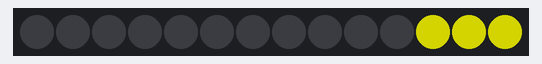
The sketch below on a simulated Arduino Uno, built for the host (arithmetic inside an expression is 32-bit, double 64-bit). Parts: 14 RGB LEDs in strip order, left to right. Dim RGB values are drawn brighter than linear; random numbers use the default seed unless the sketch sets one.

Above: at 2.17 s.
At 6.84 s:
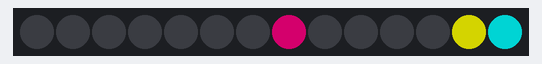
At 11.65 s:
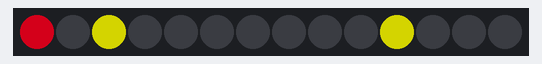
At 20.05 s:
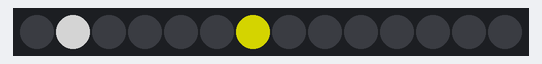
At 29.3 s:
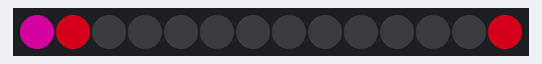
At 39.25 s:
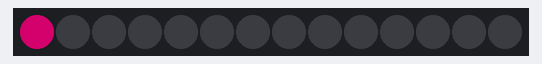

The sketch:

juggle.ino
```cpp
/* Juggle

By: Originally by Mark Kriegsman

Modified By: Andrew Tuline

Date: February 2015

Juggle just moves some balls back and forth. A single ball could be a Cylon effect. I've added several variables to this simple routine.

*/


#include "FastLED.h"

#if FASTLED_VERSION < 3001000
#error "Requires FastLED 3.1 or later; check github for latest code."
#endif

// Fixed definitions cannot change on the fly.
#define LED_DT 4                                             // Data pin to connect to the strip.
#define LED_CK 3                                             // Clock pin for the strip.
#define LED_TYPE APA102
#define COLOR_ORDER BGR
#define NUM_LEDS    14


// Initialize changeable global variables.
uint8_t max_bright = 128;                                     // Overall brightness definition. It can be changed on the fly.

struct CRGB leds[NUM_LEDS];                                   // Initialize our LED array.

// Routine specific variables
uint8_t    numdots =   4;                                     // Number of dots in use.
uint8_t   faderate =   2;                                     // How long should the trails be. Very low value = longer trails.
uint8_t     hueinc =  16;                                     // Incremental change in hue between each dot.
uint8_t    thishue =   0;                                     // Starting hue.
uint8_t     curhue =   0;                                     // The current hue
uint8_t    thissat = 255;                                     // Saturation of the colour.
uint8_t thisbright = 255;                                     // How bright should the LED/display be.
uint8_t   basebeat =   5;                                     // Higher = faster movement.


void setup() {
  delay(1000);                                                // Power-up safety delay or something like that.
  Serial.begin(57600);

  //  LEDS.addLeds<LED_TYPE, LED_DT, COLOR_ORDER>(leds, NUM_LEDS);    // Use this for WS2812B
  LEDS.addLeds<LED_TYPE, LED_DT, LED_CK, COLOR_ORDER>(leds, NUM_LEDS);  // Use this for WS2801 or APA102

  FastLED.setBrightness(max_bright);
  set_max_power_in_volts_and_milliamps(5, 500);               // FastLED power management set at 5V, 500mA.
} // setup()


void loop() {
  ChangeMe();
  juggle();
  show_at_max_brightness_for_power();                         // Power managed display of LED's.
} // loop()


void juggle() {                                               // Several colored dots, weaving in and out of sync with each other
  curhue = thishue;                                           // Reset the hue values.
  fadeToBlackBy(leds, NUM_LEDS, faderate);
  for( int i = 0; i < numdots; i++) {
    leds[beatsin16(basebeat+i+numdots,0,NUM_LEDS)] += CHSV(curhue, thissat, thisbright);   //beat16 is a FastLED 3.1 function
    curhue += hueinc;
  }
} // juggle()


void ChangeMe() {                                             // A time (rather than loop) based demo sequencer. This gives us full control over the length of each sequence.
  uint8_t secondHand = (millis() / 1000) % 30;                // IMPORTANT!!! Change '30' to a different value to change duration of the loop.
  static uint8_t lastSecond = 99;                             // Static variable, means it's only defined once. This is our 'debounce' variable.
  if (lastSecond != secondHand) {                             // Debounce to make sure we're not repeating an assignment.
    lastSecond = secondHand;
    switch(secondHand) {
      case  0: numdots = 1; basebeat = 20; hueinc = 16; faderate = 2; thishue = 0; break;                  // You can change values here, one at a time , or altogether.
      case 10: numdots = 4; basebeat = 10; hueinc = 16; faderate = 8; thishue = 128; break;
      case 20: numdots = 8; basebeat =  3; hueinc =  0; faderate = 8; thishue=random8(); break;           // Only gets called once, and not continuously for the next several seconds. Therefore, no rainbows.
      case 30: break;
    }
  }
} // ChangeMe()
```
